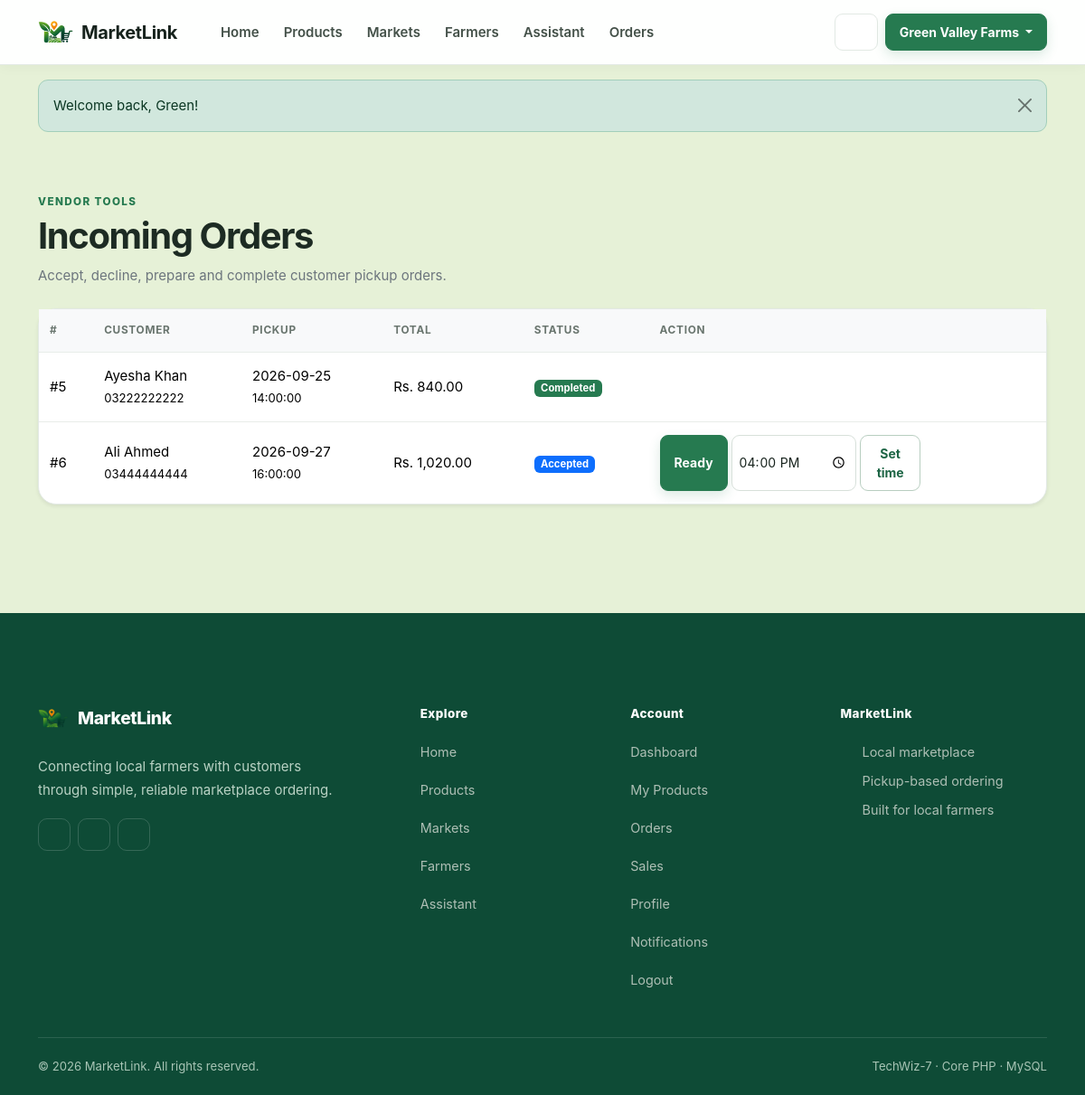
Screenshot of /farmer/orders (signed in) with the database file from the repository.
### tables this page shows
CREATE TABLE `users` (
  `id` int(10) UNSIGNED NOT NULL,
  `name` varchar(120) NOT NULL,
  `email` varchar(190) NOT NULL,
  `password` varchar(255) NOT NULL,
  `phone` varchar(30) DEFAULT NULL,
  `profile_image` varchar(255) DEFAULT NULL,
  `role` enum('admin','farmer','customer') NOT NULL DEFAULT 'customer',
  `market_id` int(10) UNSIGNED DEFAULT NULL,
  `status` enum('active','inactive') NOT NULL DEFAULT 'active',
  `approval_status` enum('pending','approved','suspended') NOT NULL DEFAULT 'approved',
  `created_at` timestamp NOT NULL DEFAULT current_timestamp()
);

CREATE TABLE `orders` (
  `id` int(10) UNSIGNED NOT NULL,
  `customer_id` int(10) UNSIGNED NOT NULL,
  `market_id` int(10) UNSIGNED DEFAULT NULL,
  `pickup_date` date NOT NULL,
  `pickup_time` time NOT NULL,
  `note` varchar(500) DEFAULT NULL,
  `total_amount` decimal(10,2) NOT NULL DEFAULT 0.00,
  `status` enum('pending','accepted','declined','ready','completed','cancelled') NOT NULL DEFAULT 'pending',
  `created_at` timestamp NOT NULL DEFAULT current_timestamp(),
  `updated_at` timestamp NOT NULL DEFAULT current_timestamp() ON UPDATE current_timestamp()
);

### app/Controllers/FarmerController.php (called while the page is built, shortened)
<?php
class FarmerController
{
    public function orders(): void
    {
        require_role('farmer');
        $st = db()->prepare("SELECT DISTINCT o.*,u.name customer_name,u.phone, m.name market_name FROM orders o JOIN order_items oi ON oi.order_id=o.id JOIN products p ON p.id=oi.product_id JOIN users u ON u.id=o.customer_id LEFT JOIN markets m ON m.id=o.market_id WHERE p.farmer_id=? ORDER BY o.created_at DESC");
        $st->execute([current_user()['id']]);
        $orders = $st->fetchAll();
        require __DIR__ . '/../Views/layouts/header.php';
        require __DIR__ . '/../Views/farmer/orders.php';
        require __DIR__ . '/../Views/layouts/footer.php';
    }
}

### index.php (called while the page is built, shortened)
<?php
require_once __DIR__ . '/app/Support/Router.php';
$router = new \App\Support\Router(require __DIR__ . '/routes/web.php');
$router->dispatch($_SERVER['REQUEST_METHOD'] ?? 'GET', $_SERVER['REQUEST_URI'] ?? '/');

### app/Support/auth.php (called while the page is built, shortened)
<?php
require_once __DIR__ . '/db.php';
function current_user(): ?array
{
    static $userLoaded = false;
    static $user = null;
    if ($userLoaded) return $user;
    $userLoaded = true;
    $st = db()->prepare('SELECT * FROM users WHERE id=? LIMIT 1');
    $st->execute([$_SESSION['user_id']]);
    $user = $st->fetch() ?: null;
    return $user;
}
function require_login(): void
{
    if (!current_user()) {
        flash('warning', 'Please login first.');
        redirect('login.php');
    }
}
function require_role(string $role): void
{
    require_login();
}

### app/Support/db.php (called while the page is built, shortened)
<?php
function db(): PDO {
    static $pdo = null;
    if ($pdo === null) {
        $dsn = 'mysql:host=' . DB_HOST . ';dbname=' . DB_NAME . ';charset=utf8mb4';
        $pdo = new PDO($dsn, DB_USER, DB_PASS, [PDO::ATTR_ERRMODE=>PDO::ERRMODE_EXCEPTION, PDO::ATTR_DEFAULT_FETCH_MODE=>PDO::FETCH_ASSOC, PDO::ATTR_EMULATE_PREPARES=>false]);
    }
    return $pdo;
}

### app/Views/farmer/orders.php (the view)
<div class="container py-5">
    <div class="mb-4"><span class="eyebrow">Vendor tools</span>
        <h1 class="fw-bold">Incoming Orders</h1>
        <p class="text-secondary">Accept, decline, prepare and complete customer pickup orders.</p>
    </div>
    <div class="card border-0 shadow-sm">
        <div class="table-responsive">
            <table class="table align-middle mb-0">
                <thead class="table-light">
                    <tr>
                        <th>#</th>
                        <th>Customer</th>
                        <th>Pickup</th>
                        <th>Total</th>
                        <th>Status</th>
                        <th>Action</th>
                    </tr>
                </thead>
                <tbody><?php foreach ($orders as $o): ?><tr>
                            <td>#<?= $o['id'] ?></td>
                            <td><?= e($o['customer_name']) ?><br><small><?= e($o['phone']) ?></small></td>
                            <td><?= e($o['pickup_date']) ?><br><small><?= e($o['pickup_time']) ?></small></td>
                            <td>Rs. <?= money($o['total_amount']) ?></td>
                            <td><?= status_badge($o['status']) ?></td>
                            <td>
                                <div class="d-flex gap-1 flex-wrap">
                                    <form method="post" action="<?= url('actions/farmer_order.php') ?>" class="d-flex gap-1 flex-wrap"><?= csrf_field() ?><input type="hidden" name="order_id" value="<?= $o['id'] ?>"><?php if ($o['status'] === 'pending'): ?><button name="status" value="accepted" class="btn btn-sm btn-success">Accept</button><button name="status" value="declined" class="btn btn-sm btn-outline-danger">Decline</button><?php elseif ($o['status'] === 'accepted'): ?><button name="status" value="ready" class="btn btn-sm btn-primary">Ready</button><?php elseif ($o['status'] === 'ready'): ?><button name="status" value="completed" class="btn btn-sm btn-success">Completed</button><?php endif; ?></form><?php if (in_array($o['status'], ['pending', 'accepted'], true)): ?><form method="post" action="<?= url('actions/farmer_order.php') ?>" class="d-flex gap-1"><input type="hidden" name="csrf_token" value="<?= e(csrf_token()) ?>"><input type="hidden" name="order_id" value="<?= $o['id'] ?>"><input type="hidden" name="status" value="<?= e($o['status']) ?>"><input type="hidden" name="set_time" value="1"><input type="time" class="form-control form-control-sm" name="pickup_time" value="<?= e($o['pickup_time']) ?>"><button class="btn btn-sm btn-outline-primary">Set time</button></form><?php endif; ?>
                                </div>
                            </td>
                        </tr><?php endforeach; ?></tbody>
            </table>
        </div>
    </div>
</div>

### app/Support/Router.php (shortened to what this page needs)
<?php
class Router {
    public function dispatch(string $method, string $uri): void {
        $path = parse_url($uri, PHP_URL_PATH) ?: '/';
        foreach ($this->routes as [$m,$route,$handler]) {
            if ($m === $method && $route === $path) { [$class,$action]=$handler; (new $class())->$action(); return; }
        }
    }
}

### app/Views/layouts/header.php (shortened to what this page needs)
<?php
$flash = get_flash();
$user = current_user();
?>
<!doctype html>
<html lang="en">
<head>
    <link
        href="https://cdn.jsdelivr.net/npm/bootstrap@5.3.8/dist/css/bootstrap.min.css"
        rel="stylesheet"
    >
<link
        href="<?= url('assets/css/style.css') ?>"
        rel="stylesheet"
    >
</head>
<body>
    <nav class="navbar navbar-expand-lg navbar-light sticky-top">
        <div class="container">
            <a
                class="navbar-brand fw-bold d-flex align-items-center gap-2"
                href="<?= url('home') ?>"
            >
                <img src="<?= url('assets/img/logo.png') ?>" alt="MarketLink logo" width="40" height="40" class="d-inline-block align-text-top">
                <span>MarketLink</span>
            </a>
                <?= svg_icon("menu", "icon", "Open navigation") ?>
            <div id="mainNav" class="collapse navbar-collapse">
                <ul class="navbar-nav me-auto mb-2 mb-lg-0">
                    <li class="nav-item links">
                        <a
                            class="nav-link text-light"
                            href="<?= url('home') ?>"
                        >
                            Home
                        </a>
                    </li>
                    <li class="nav-item links">
                        <a
                            class="nav-link text-light"
                            href="<?= url('products') ?>"
                        >
                            Products
                        </a>
                    </li>
                    <li class="nav-item links">
                        <a
                            class="nav-link text-light"
                            href="<?= url('markets') ?>"
                        >
                            Markets
                        </a>
                    </li>
                    <li class="nav-item links">
                        <a
                            class="nav-link text-light"
                            href="<?= url('farmers') ?>"
                        >
                            Farmers
                        </a>
                    </li>
                    <li class="nav-item links">
                        <a
                            class="nav-link text-light"
                            href="<?= url('assistant') ?>"
                        >
                            Assistant
                        </a>
                    </li>
                    <?php if ($user && $user['role'] === 'customer'): ?>
                        <li class="nav-item links">
                            <a
                                class="nav-link text-light"
                                href="<?= url('orders') ?>"
                            >
                                Orders
                            </a>
                        </li>
                    <?php elseif ($user && $user['role'] === 'farmer'): ?>
                        <li class="nav-item">
                            <a
                                class="nav-link"
                                href="<?= url('farmer/orders') ?>"
                            >
                                Orders
                            </a>
                        </li>
                    <?php endif; ?>
                </ul>
                <div class="d-flex align-items-center gap-2">
                    <?php if ($user): ?>
                        <a
                            class="btn btn-outline-light btn-sm bell-icon"
                            href="<?= url('notifications') ?>"
                        >
                            <?= svg_icon("bell", "icon icon-sm", "Notifications") ?>
                        </a>
                        <div class="dropdown">
                            <button
                                class="btn btn-primary btn-sm dropdown-toggle"
                                data-bs-toggle="dropdown"
                            >
                                <?= e($user['name']) ?>
                            </button>
                        </div>
                    <?php endif; ?>
                </div>
            </div>
        </div>
    </nav>
    <?php if ($flash): ?>
        <div class="container mt-3">
            <div
                class="alert alert-<?= e($flash['type']) ?> alert-dismissible fade show"
                role="alert"
            >
                <?= e($flash['message']) ?>
                <button
                    class="btn-close"
                    data-bs-dismiss="alert"
                ></button>
            </div>
        </div>
    <?php endif; ?>

### app/Support/functions.php (shortened to what this page needs)
<?php
require_once __DIR__ . '/db.php';
require_once __DIR__ . '/auth.php';
function url(string $path = ''): string
{
    $path = ltrim($path, '/');
    $map = [
        'index.php' => 'home',
        'login.php' => 'login',
        'register.php' => 'register',
        'logout.php' => 'logout',
        'products.php' => 'products',
        'product.php' => 'product',
        'markets.php' => 'markets',
        'farmers.php' => 'farmers',
        'cart.php' => 'cart',
        'checkout.php' => 'checkout',
        'orders.php' => 'orders',
        'order_view.php' => 'order',
        'favorites.php' => 'favorites',
        'profile.php' => 'profile',
        'notifications.php' => 'notifications',
        'assistant.php' => 'assistant',
        'dashboard.php' => 'dashboard',
        'farmer/index.php' => 'farmer/home',
        'farmer/products.php' => 'farmer/products',
        'farmer/product_form.php' => 'farmer/product-form',
        'farmer/orders.php' => 'farmer/orders',
        'farmer/profile.php' => 'farmer/profile',
        'farmer/reviews.php' => 'farmer/reviews',
        'farmer/sales.php' => 'farmer/sales',
        'farmer/schedule.php' => 'farmer/schedule',
        'admin/index.php' => 'admin/home',
        'admin/farmers.php' => 'admin/farmers',
        'admin/customers.php' => 'admin/customers',
        'admin/markets.php' => 'admin/markets',
        'admin/categories.php' => 'admin/categories',
        'admin/products.php' => 'admin/products',
        'admin/reviews.php' => 'admin/reviews',
        'admin/reports.php' => 'admin/reports',
        'admin/notifications.php' => 'admin/notifications',
    ];
    $query = '';
    $qpos = strpos($path, '?');
    $path = $map[$path] ?? $path;
    return rtrim(BASE_URL, '/') . '/' . ltrim($path, '/') . $query;
}
function e($value): string
{
    return htmlspecialchars((string)$value, ENT_QUOTES, 'UTF-8');
}
function get_flash(): ?array
{
    $f = $_SESSION['flash'] ?? null;
    return $f;
}
function money($value): string
{
    return number_format((float)$value, 2);
}
function status_badge(string $status): string
{
    $map = ['active' => 'success', 'approved' => 'success', 'accepted' => 'primary', 'ready' => 'info', 'completed' => 'success', 'pending' => 'warning', 'inactive' => 'secondary', 'suspended' => 'danger', 'declined' => 'danger', 'cancelled' => 'danger', 'rejected' => 'danger'];
    $c = $map[$status] ?? 'secondary';
    return '<span class="badge text-bg-' . $c . '">' . e(ucfirst($status)) . '</span>';
}
function svg_icon(string $name, string $class = 'icon', string $label = ''): string
{
    $paths = [
        'bell' => '<path d="M18 8a6 6 0 0 0-12 0c0 7-3 7-3 9h18c0-2-3-2-3-9"/><path d="M13.73 21a2 2 0 0 1-3.46 0"/>',
        'sparkles' => '<path d="m12 3-1.5 5.5L5 10l5.5 1.5L12 17l1.5-5.5L19 10l-5.5-1.5L12 3Z"/><path d="m19 15-.7 2.3L16 18l2.3.7L19 21l.7-2.3L22 18l-2.3-.7L19 15Z"/>',
        'arrow-right' => '<path d="M5 12h14"/><path d="m13 6 6 6-6 6"/>',
        'location' => '<path d="M20 10c0 5-8 11-8 11S4 15 4 10a8 8 0 1 1 16 0Z"/><circle cx="12" cy="10" r="2.5"/>',
        'leaf' => '<path d="M20 4C12 4 5 8 5 15c0 2 1 4 4 4 7 0 11-7 11-15Z"/><path d="M5 19c3-5 7-7 12-9"/>',
        'check' => '<path d="m5 12 4 4L19 6"/>',
        'cart' => '<circle cx="9" cy="20" r="1"/><circle cx="18" cy="20" r="1"/><path d="M3 4h2l2.4 11.2a2 2 0 0 0 2 1.6h7.8a2 2 0 0 0 1.9-1.5L21 8H6"/>',
        'seedling' => '<path d="M12 21V9"/><path d="M12 13c-4 0-7-2.5-7-7 4 0 7 2.5 7 7Z"/><path d="M12 11c0-4 3-7 7-7 0 4.5-3 7-7 7Z"/>',
        'search' => '<circle cx="11" cy="11" r="7"/><path d="m20 20-4-4"/>',
        'heart' => '<path d="M20.8 8.6c0 5.5-8.8 10.4-8.8 10.4S3.2 14.1 3.2 8.6A4.6 4.6 0 0 1 12 6.2a4.6 4.6 0 0 1 8.8 2.4Z"/>',
        'clock' => '<circle cx="12" cy="12" r="9"/><path d="M12 7v5l3 2"/>',
        'menu' => '<path d="M4 6h16M4 12h16M4 18h16"/>',
        'user' => '<circle cx="12" cy="8" r="3"/><path d="M5 21a7 7 0 0 1 14 0"/>',
        'facebook' => '<path d="M14 8h3V4h-3c-3.3 0-5 2-5 5v3H6v4h3v5h4v-5h3l1-4h-4V9c0-.7.3-1 1-1Z"/>',
        'instagram' => '<rect x="3" y="3" width="18" height="18" rx="5"/><circle cx="12" cy="12" r="4"/><circle cx="17.5" cy="6.5" r=".8" fill="currentColor" stroke="none"/>',
        'linkedin' => '<path d="M5 8v11M5 5v.1M9 19v-6a4 4 0 0 1 8 0v6M9 12V8"/>',
        'filter' => '<path d="M4 6h16M7 12h10M10 18h4"/>',
    ];
    $body = $paths[$name] ?? $paths['leaf'];
    $aria = $label !== '' ? ' aria-label="' . e($label) . '"' : ' aria-hidden="true"';
    return '<svg class="' . e($class) . '" viewBox="0 0 24 24" fill="none" stroke="currentColor" stroke-width="1.8" stroke-linecap="round" stroke-linejoin="round" focusable="false"' . $aria . '>' . $body . '</svg>';
}

### rows the page displays
users: name "Green Valley Farms"
orders: id "5", customer.name "Ayesha Khan", customer.phone "03222222222", pickup_date "2026-09-25", pickup_time "14:00:00", total_amount "840.00", status "Completed"
orders: id "6", customer.name "Ali Ahmed", customer.phone "03444444444", pickup_date "2026-09-27", pickup_time "16:00:00", total_amount "1,020.00", status "Accepted", shows "Ready"
